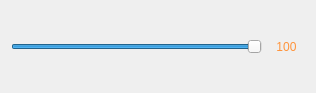
<?xml version="1.0" encoding="UTF-8"?>
<ui version="4.0">
 <class>Form</class>
 <widget class="QWidget" name="Form">
  <property name="geometry">
   <rect>
    <x>0</x>
    <y>0</y>
    <width>316</width>
    <height>89</height>
   </rect>
  </property>
  <property name="windowTitle">
   <string>音量调节</string>
  </property>
  <layout class="QHBoxLayout" name="horizontalLayout">
   <item>
    <widget class="QSlider" name="horizontalSlider">
     <property name="minimumSize">
      <size>
       <width>30</width>
       <height>25</height>
      </size>
     </property>
     <property name="maximum">
      <number>100</number>
     </property>
     <property name="value">
      <number>100</number>
     </property>
     <property name="orientation">
      <enum>Qt::Horizontal</enum>
     </property>
    </widget>
   </item>
   <item>
    <widget class="QLabel" name="label">
     <property name="minimumSize">
      <size>
       <width>37</width>
       <height>71</height>
      </size>
     </property>
     <property name="maximumSize">
      <size>
       <width>37</width>
       <height>71</height>
      </size>
     </property>
     <property name="styleSheet">
      <string notr="true">font: 16pt &quot;Microsoft YaHei UI&quot;;
color: rgb(255, 147, 58);</string>
     </property>
     <property name="text">
      <string>100</string>
     </property>
     <property name="alignment">
      <set>Qt::AlignCenter</set>
     </property>
    </widget>
   </item>
  </layout>
 </widget>
 <resources/>
 <connections>
  <connection>
   <sender>horizontalSlider</sender>
   <signal>valueChanged(int)</signal>
   <receiver>label</receiver>
   <slot>setNum(int)</slot>
   <hints>
    <hint type="sourcelabel">
     <x>209</x>
     <y>40</y>
    </hint>
    <hint type="destinationlabel">
     <x>302</x>
     <y>43</y>
    </hint>
   </hints>
  </connection>
 </connections>
</ui>
